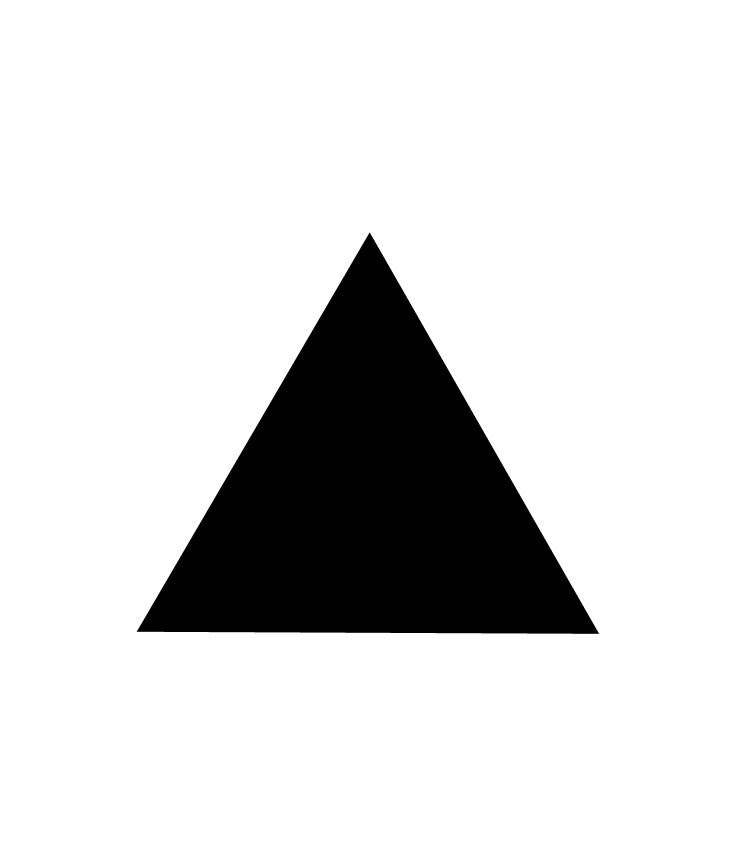
#> input picture TP2/PARTE A/TP2vCosasReales/refs/05f132f6b8a6feebb739e5af4f24cb89.jpg, 736 x 866 px; its folder holds only this picture in this run
$ python visor_referencias.py
#> lines starting #> are read from the running program, lines starting #| are printed output that depends on the picture
"""Visualiza paso a paso el procesamiento de las imagenes de referencia.

Uso:
    python visor_referencias.py

Controles:
    Selector visual elige una sola imagen de ``refs/`` mediante miniaturas.
    Umbral refs     ajusta la binarizacion.
    Morfologia      ajusta el radio del elemento estructural; 0 la desactiva.
    Area min x100   descarta contornos externos pequenos.

Teclas:
    n, d o flecha derecha   referencia siguiente
    p, a o flecha izquierda referencia anterior
    q o ESC                 salir

El detector principal actualmente carga las referencias sin morfologia. Por eso
este visor comienza con Morfologia=0. El control permite estudiar si un cierre y
una apertura mejorarian una referencia antes de decidir si conviene incorporar
esas operaciones al detector.
"""

from __future__ import annotations

import base64
from pathlib import Path
import sys
import tkinter as tk

import cv2
import numpy as np


BASE_DIR = Path(__file__).resolve().parent
REFS_DIR = BASE_DIR / "refs"
EXTENSIONES = {".png", ".jpg", ".jpeg", ".bmp"}

VENTANA_CONTROLES = "Controles de referencias"
VENTANA_PROCESO = "Proceso de las referencias"
VENTANA_SELECTOR = "Seleccion de referencia"

ANCHO_PANEL = 400
ALTO_PANEL = 285
GROSOR_CONTORNOS_EXTERNOS = 10
GROSOR_CONTORNO_ELEGIDO = 12
GROSOR_CONTORNOS_INTERNOS = 10


def listar_referencias() -> list[Path]:
    """Devuelve las imagenes de referencia en un orden estable."""
    if not REFS_DIR.is_dir():
        return []
    return [
        ruta
        for ruta in sorted(REFS_DIR.iterdir())
        if ruta.suffix.lower() in EXTENSIONES
    ]


# [191 lines left out: functions procesar_referencia, preparar_panel, crear_tablero, not called in this run]


def sin_accion(_valor: int) -> None:
    """Callback requerido por las barras de OpenCV."""


def crear_miniatura(ruta: Path, ancho=180, alto=135) -> tk.PhotoImage:
    """Crea una miniatura compatible con Tk sin depender de Pillow."""
#> called with ancho = 180, alto = 135
    imagen = cv2.imread(str(ruta))
#> imagen is the input picture: shape (866, 736, 3); min 0, max 255, mean 218
    if imagen is None:
        lienzo = np.full((alto, ancho, 3), 220, dtype=np.uint8)
        cv2.putText(
            lienzo, "No disponible", (12, alto // 2),
            cv2.FONT_HERSHEY_SIMPLEX, 0.5, (0, 0, 180), 1, cv2.LINE_AA,
        )
    else:
        factor = min(ancho / imagen.shape[1], alto / imagen.shape[0])
#> factor = 0.156
        nuevo_ancho = max(1, round(imagen.shape[1] * factor))
#> nuevo_ancho = 115
        nuevo_alto = max(1, round(imagen.shape[0] * factor))
#> nuevo_alto = 135
        reducida = cv2.resize(
            imagen, (nuevo_ancho, nuevo_alto), interpolation=cv2.INTER_AREA
        )
        lienzo = np.full((alto, ancho, 3), 235, dtype=np.uint8)
        x = (ancho - nuevo_ancho) // 2
#> x = 32
        y = (alto - nuevo_alto) // 2
#> y = 0
        lienzo[y:y + nuevo_alto, x:x + nuevo_ancho] = reducida
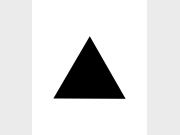
#> lienzo: shape (135, 180, 3); min 0, max 255, mean 224.1

    correcto, png = cv2.imencode(".png", lienzo)
#> png = 2956 values, max 255 at index 135, min 0 at index 8, mean 119.1
    if not correcto:
        raise RuntimeError(f"No se pudo generar la miniatura de {ruta}")
    datos = base64.b64encode(png.tobytes()).decode("ascii")
    return tk.PhotoImage(data=datos)


def crear_selector_referencias(
    referencias: list[Path],
) -> tuple[tk.Tk, tk.IntVar, dict[str, bool], list[tk.PhotoImage]]:
    """Muestra todas las referencias y permite seleccionar exactamente una."""
    raiz = tk.Tk()
    raiz.title(VENTANA_SELECTOR)
    raiz.resizable(False, False)

    columnas = min(4, len(referencias))
    tk.Label(
        raiz,
        text="Elegir una imagen de referencia",
        font=("Segoe UI", 13, "bold"),
        padx=12,
        pady=10,
    ).grid(row=0, column=0, columnspan=columnas, sticky="w")

    indice_seleccionado = tk.IntVar(value=0)
    miniaturas: list[tk.PhotoImage] = []
    for indice, ruta in enumerate(referencias):
        miniatura = crear_miniatura(ruta)
        miniaturas.append(miniatura)
        tk.Radiobutton(
            raiz,
            text=ruta.stem,
            image=miniatura,
            compound="top",
            variable=indice_seleccionado,
            value=indice,
            indicatoron=True,
            font=("Segoe UI", 10, "bold"),
            padx=8,
            pady=6,
            relief=tk.GROOVE,
            borderwidth=1,
        ).grid(
            row=1 + indice // 4,
            column=indice % 4,
            padx=6,
            pady=6,
            sticky="nsew",
        )

    ultima_fila = 2 + (len(referencias) - 1) // 4
    tk.Label(
        raiz,
        text="Solo una referencia puede quedar seleccionada.",
        font=("Segoe UI", 9),
        padx=12,
        pady=8,
    ).grid(row=ultima_fila, column=0, columnspan=columnas, sticky="w")

    estado = {"cerrado": False}

    def cerrar() -> None:
        estado["cerrado"] = True
        raiz.destroy()

    # [9 lines left out: functions avanzar, retroceder, not called in this run]

    raiz.protocol("WM_DELETE_WINDOW", cerrar)
    raiz.bind("<KeyPress-n>", avanzar)
    raiz.bind("<KeyPress-d>", avanzar)
    raiz.bind("<Right>", avanzar)
    raiz.bind("<KeyPress-p>", retroceder)
    raiz.bind("<KeyPress-a>", retroceder)
    raiz.bind("<Left>", retroceder)
    raiz.bind("<KeyPress-q>", lambda _evento: cerrar())
    raiz.bind("<Escape>", lambda _evento: cerrar())
    raiz.update_idletasks()
    return raiz, indice_seleccionado, estado, miniaturas


def main() -> None:
    referencias = listar_referencias()
    if not referencias:
        print(f"ERROR: no hay imagenes de referencia en {REFS_DIR}")
        sys.exit(1)

    raiz, indice_seleccionado, estado, miniaturas = crear_selector_referencias(
        referencias
    )

    cv2.namedWindow(VENTANA_CONTROLES, cv2.WINDOW_NORMAL)
    cv2.resizeWindow(VENTANA_CONTROLES, 520, 210)
    cv2.createTrackbar("Umbral refs", VENTANA_CONTROLES, 127, 255, sin_accion)
    cv2.createTrackbar("Morfologia", VENTANA_CONTROLES, 0, 20, sin_accion)
    cv2.createTrackbar("Area min x100", VENTANA_CONTROLES, 1, 100, sin_accion)

    cv2.namedWindow(VENTANA_PROCESO, cv2.WINDOW_NORMAL)
    cv2.resizeWindow(VENTANA_PROCESO, 1000, 900)

    print("Referencias:")
    for indice, ruta in enumerate(referencias):
        print(f"  {indice}: {ruta.name}")
    print("Selecciona una miniatura; tambien puedes usar n/p o las flechas.")

    while not estado["cerrado"]:
        try:
            raiz.update_idletasks()
            raiz.update()
        except tk.TclError:
            break

        indice = indice_seleccionado.get()
        umbral = cv2.getTrackbarPos("Umbral refs", VENTANA_CONTROLES)
        morfologia = cv2.getTrackbarPos("Morfologia", VENTANA_CONTROLES)
        area_min = max(
            1, cv2.getTrackbarPos("Area min x100", VENTANA_CONTROLES) * 100
        )

        ruta = referencias[indice]
        imagen = cv2.imread(str(ruta))
        if imagen is None:
            print(f"ERROR: no se pudo leer {ruta}")
            break

        etapas, diagnostico = procesar_referencia(
            imagen, umbral, morfologia, area_min
        )
        tablero = crear_tablero(ruta.name, etapas, diagnostico)
        cv2.imshow(VENTANA_PROCESO, tablero)

        tecla = cv2.waitKey(30) & 0xFF
        if tecla in (27, ord("q")):
            break
        if tecla in (ord("n"), ord("d"), 83):
            indice_seleccionado.set((indice + 1) % len(referencias))
        elif tecla in (ord("p"), ord("a"), 81):
            indice_seleccionado.set((indice - 1) % len(referencias))

    if not estado["cerrado"]:
        raiz.destroy()
    cv2.destroyAllWindows()

if __name__ == "__main__":
    main()
#> (the call stopped at in main, `ruta = referencias[indice]`: tkinter is not available in this run)

$ run again, on TP2/PARTE A/TP2vCosasReales/refs/86260a72734720a4af36cc969dbd1a6e.jpg
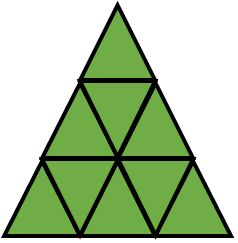
#> input picture TP2/PARTE A/TP2vCosasReales/refs/86260a72734720a4af36cc969dbd1a6e.jpg, 238 x 243 px
#> in crear_miniatura, imagen is the input picture: shape (243, 238, 3); mean B, G, R 159.9, 197, 174.9
#> in crear_miniatura, `reducida = cv2.resize( imagen, (nuevo_ancho, nuevo_alto), interpolatio..`:
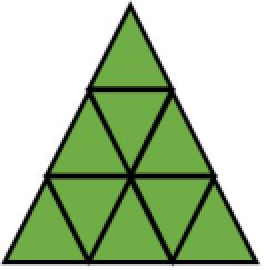
#> reducida: shape (135, 132, 3) (shown 2 times larger); mean B, G, R 159.9, 197, 174.9
#> in crear_miniatura, `lienzo[y:y + nuevo_alto, x:x + nuevo_ancho] = reducida`:
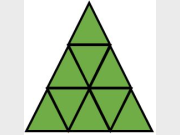
#> lienzo: shape (135, 180, 3); mean B, G, R 179.9, 207.1, 190.9
#> png = 18180 values, max 255 at index 585, min 0 at index 8, mean 126.1

$ run again, on TP2/PARTE A/TP2vCosasReales/refs/34da0db68dd8479eb24f725d5261f75e.jpg
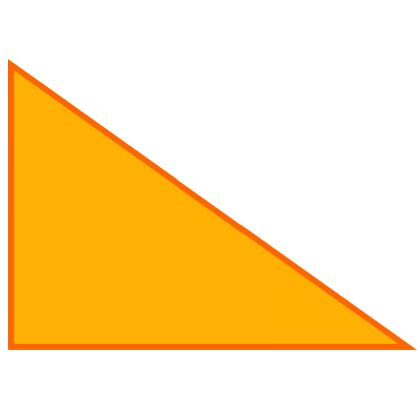
#> input picture TP2/PARTE A/TP2vCosasReales/refs/34da0db68dd8479eb24f725d5261f75e.jpg, 420 x 420 px
#> in crear_miniatura, imagen is the input picture: shape (420, 420, 3); mean B, G, R 170.5, 225.4, 254.2
#> in crear_miniatura, `lienzo[y:y + nuevo_alto, x:x + nuevo_ancho] = reducida`:
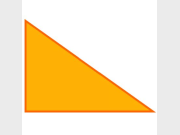
#> lienzo: shape (135, 180, 3); mean B, G, R 186.7, 227.8, 249.4
#> png = 6487 values, max 255 at index 457, min 0 at index 8, mean 129
